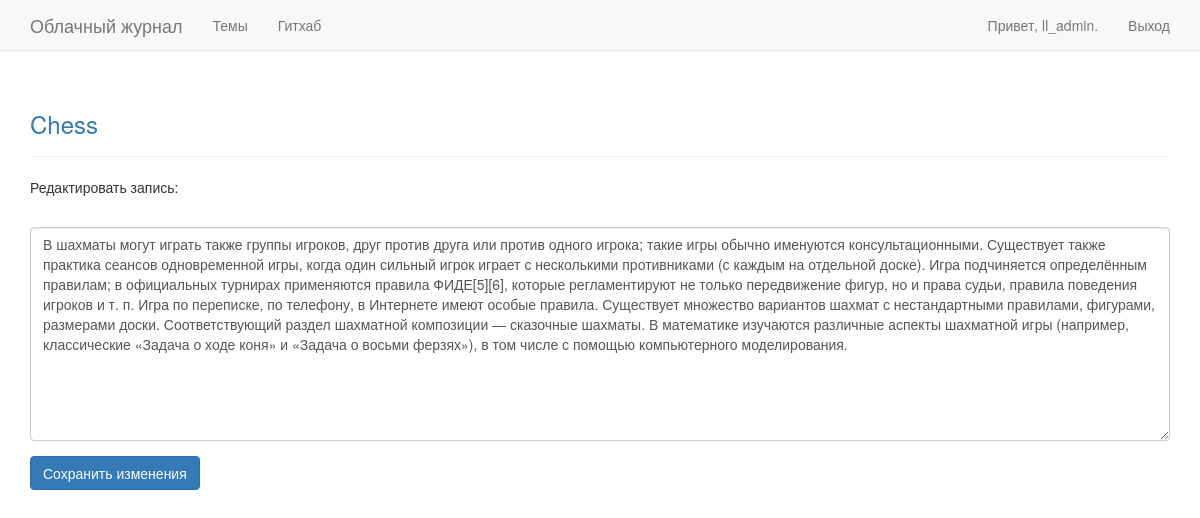
The page /edit_entry/2/ (signed in) on the database its author committed.
### learning_logs/models.py (models this page shows, shortened)
class Topic(models.Model):
    text = models.CharField(max_length=200)
    datetime = models.DateTimeField(auto_now_add=True)
    owner = models.ForeignKey(User)
    def __str__(self):
        return self.text

class Entry(models.Model):
    topic = models.ForeignKey(Topic)
    text = models.TextField()
    datetime = models.DateTimeField(auto_now_add=True)
    class Meta:
        verbose_name_plural = 'entries'

### learning_logs/views.py (the view)
# urls.py: url(r'^edit_entry/(?P<entry_id>\d+)/$', views.edit_entry, name='edit_entry'),
@login_required
def edit_entry(request, entry_id):
    entry = Entry.objects.get(id=entry_id)
    topic = entry.topic
    if topic.owner != request.user:
        raise Http404
    if request.method != 'POST':
        form = EntryForm(instance=entry)
    else:
        form = EntryForm(instance=entry, data=request.POST)
        if form.is_valid():
            form.save()
            return HttpResponseRedirect(reverse('learning_logs:topic',
                                        args=[topic.id]))
    context = {'entry' : entry, 'topic' : topic, 'form' : form}
    return render(request, 'learning_logs/edit_entry.html', context)

### learning_logs/forms.py
class EntryForm(forms.ModelForm):
    class Meta:
        model = Entry
        fields = ['text']
        labels = {'text': ''}
        widgets = {'text': forms.Textarea(attrs={'cols': 80})}

### learning_logs/templates/learning_logs/edit_entry.html (shortened to what this page needs)
{% extends 'learning_logs/base.html' %}
{% load bootstrap3 %}
{% block header %}
    <h3>
        <p><a href="{% url 'learning_logs:topic' topic.id %}">{{ topic }}</a></p>
    </h3>
{% endblock header %}
{% block content %}
    <p>Редактировать запись:</p>
    <form action="{% url 'learning_logs:edit_entry' entry.id %}" class="form" method='post'>
        {% bootstrap_form form %}
        {% buttons %}
            <button name="submit" class="btn btn-primary">Сохранить изменения</button>
        {% endbuttons %}
    </form>
{% endblock content %}

### learning_logs/templates/learning_logs/base.html (shortened to what this page needs)
{% load bootstrap3 %}
<!DOCTYPE html>
    <html lang="ru">
    <head>
        {% bootstrap_css %}
    </head>
    <body>
        <nav class="navbar navbar-default navbar-static-top">
            <div class="container">
                <div class="navbar-header">
                    <a class="navbar-brand" href="{% url 'learning_logs:index' %}">Облачный журнал</a>
                </div>
                <div id="navbar" class="navbar-collapse collapse">
                    <ul class="nav navbar-nav">
                        <li><a href="{% url 'learning_logs:topics' %}">Темы</a></li>
                        <li><a href="https://github.com/Emilnurg" target="_blank" >Гитхаб</a> </li>
                    </ul>
                    <ul class="nav navbar-nav navbar-right">
                        {% if user.is_authenticated %}
                            <li><a>Привет, {{ user.username }}.</a></li>
                            <li><a href="{% url 'users:logout' %}">Выход</a></li>
                        {% else %}
                            <li><a href="{% url 'users:register' %}">Регистрация</a></li>
                            <li><a href="{% url 'users:login' %}">Вход</a></li>
                        {% endif %}
                    </ul>
                </div>
            </div>
        </nav>
        <div class="container">
            <div class="page-header">
                {% block header %}{% endblock header %}
            </div>
            <div>
                {% block content %}{% endblock content %}
            </div>
        </div>
    </body>
</html>

### rows shown on the page
Topic: text "Chess"
Entry: text "В шахматы могут играть также группы игроков, друг против друга или против одного игрока; такие игры обычно именуются консультационными. Существует также практика сеансов одновременной игры, когда один сильный игрок играет с несколькими противниками (с каждым на отдельной доске). Игра подчиняется определённым правилам; в официальных турнирах применяются правила ФИДЕ[5][6], которые регламентируют не только передвижение фигур, но и права судьи, правила поведения игроков и т. п. Игра по переписке, по телефону, в Интернете имеют особые правила. Существует множество вариантов шахмат с нестандартными правилами, фигурами, размерами доски. Соответствующий раздел шахматной композиции — сказочные…"

### other values the page prints
{{ user.username }} "ll_admin"
